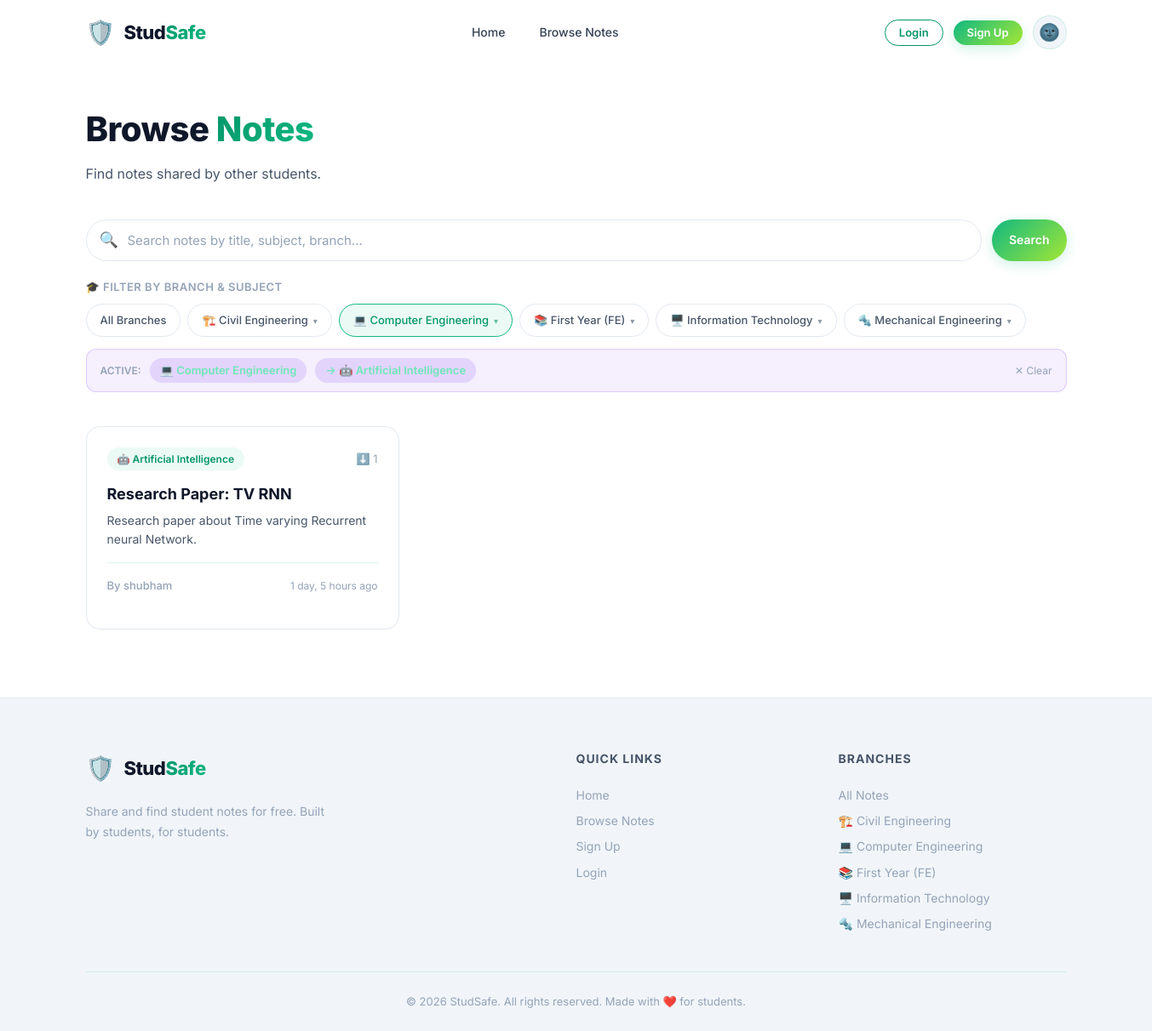
/browse/?branch=2&subject=24, run on the app's committed database.
### studapp/models.py (models this page shows, shortened)
class Branch(models.Model):
    name = models.CharField(max_length=150, unique=True)
    icon = models.CharField(max_length=50, default='🎓')
    created_at = models.DateTimeField(auto_now_add=True)
    class Meta:
        ordering = ['name']
        verbose_name_plural = 'Branches'

class Subject(models.Model):
    name = models.CharField(max_length=100)
    branch = models.ForeignKey(Branch, on_delete=models.CASCADE, related_name='subjects', null=True, blank=True)
    icon = models.CharField(max_length=50, default='📘')
    description = models.TextField(blank=True, default='')
    created_at = models.DateTimeField(auto_now_add=True)
    class Meta:
        ordering = ['branch__name', 'name']

class Note(models.Model):
    title = models.CharField(max_length=200)
    description = models.TextField(blank=True, default='')
    subject = models.ForeignKey(Subject, on_delete=models.CASCADE, related_name='notes')
    uploaded_by = models.ForeignKey(User, on_delete=models.CASCADE, related_name='notes')
    file = models.FileField(upload_to='notes/%Y/%m/%d/')
    created_at = models.DateTimeField(auto_now_add=True)
    updated_at = models.DateTimeField(auto_now=True)
    downloads = models.PositiveIntegerField(default=0)
    class Meta:
        ordering = ['-created_at']

### studapp/views.py (the view)
# urls.py: path('browse/', views.browse_notes, name='browse'),
def browse_notes(request):
    notes = Note.objects.select_related('subject', 'subject__branch', 'uploaded_by').prefetch_related('comments', 'comments__user').annotate(comment_count=Count('comments'))
    branches = Branch.objects.annotate(note_count=Count('subjects__notes'))
    subjects = Subject.objects.select_related('branch').annotate(note_count=Count('notes'))
    branch_id = request.GET.get('branch')
    subject_id = request.GET.get('subject')
    query = request.GET.get('q', '')
    if branch_id:
        notes = notes.filter(subject__branch_id=branch_id)
        subjects = subjects.filter(branch_id=branch_id)
    if subject_id:
        notes = notes.filter(subject_id=subject_id)
    if query:
        notes = notes.filter(
            Q(title__icontains=query) | Q(description__icontains=query) |
            Q(subject__name__icontains=query) | Q(subject__branch__name__icontains=query)
        )
    page_obj = Paginator(notes, 12).get_page(request.GET.get('page'))
    bookmarked_ids = []
    if request.user.is_authenticated:
        bookmarked_ids = list(Bookmark.objects.filter(user=request.user).values_list('note_id', flat=True))
    return render(request, 'browse.html', {
        'notes': page_obj,
        'page_obj': page_obj,
        'branches': branches,
        'subjects': subjects,
        'current_branch': branch_id,
        'current_subject': subject_id,
        'search_query': query,
        'bookmarked_ids': bookmarked_ids,
    })

### studapp/context_processors.py (called while the page is built)
def branches_context(request):
    return {'branches': Branch.objects.all()}

### studapp/templates/browse.html (shortened to what this page needs)
{% extends 'base.html' %}
{% block content %}
<section class="browse-section" id="browse-section">
    <div class="section-container">
        <div class="browse-header" id="browse-header">
            <div>
                <h1 class="page-title">Browse <span class="gradient-text">Notes</span></h1>
                <p class="page-subtitle">Find notes shared by other students.</p>
            </div>
        </div>
        <div class="browse-filters" id="browse-filters">
            <form method="get" class="search-form" id="search-form">
                <div class="search-input-wrap">
                    <span class="search-icon">🔍</span>
                    <input type="text" name="q" class="search-input"
                        placeholder="Search notes by title, subject, branch..." value="{{ search_query }}"
                        id="search-input">
                </div>
                <button type="submit" class="btn btn-primary" id="search-submit">Search</button>
            </form>
            <div class="filter-row" id="filter-row">
                <label class="filter-label">🎓 Filter by Branch & Subject</label>
                <div class="branch-filters" id="branch-filters">
                    <a href="{% url 'browse' %}{% if search_query %}?q={{ search_query }}{% endif %}"
                        class="filter-chip {% if not current_branch %}active{% endif %}" id="filter-branch-all">
                        All Branches
                    </a>
                    {% for branch in branches %}
                    <div class="branch-dropdown" id="branch-dropdown-{{ branch.id }}">
                        <a href="{% url 'browse' %}?branch={{ branch.id }}{% if search_query %}&q={{ search_query }}{% endif %}"
                            class="filter-chip branch-chip {% if current_branch == branch.id|stringformat:'d' %}active{% endif %}"
                            id="filter-branch-{{ branch.id }}">
                            {{ branch.icon }} {{ branch.name }}
                            <span class="chip-arrow">▾</span>
                        </a>
                    </div>
                    {% endfor %}
                </div>
            </div>
            {% if current_branch or current_subject %}
            <div class="active-filters">
                <span class="active-filter-label">Active:</span>
                {% for branch in branches %}
                {% if current_branch == branch.id|stringformat:'d' %}
                <span class="active-filter-tag">{{ branch.icon }} {{ branch.name }}</span>
                {% endif %}
                {% endfor %}
                {% if current_subject %}
                {% for subject in subjects %}
                {% if current_subject == subject.id|stringformat:'d' %}
                <span class="active-filter-tag">→ {{ subject.icon }} {{ subject.name }}</span>
                {% endif %}
                {% endfor %}
                {% endif %}
                <a href="{% url 'browse' %}{% if search_query %}?q={{ search_query }}{% endif %}"
                    class="clear-filters">✕ Clear</a>
            </div>
            {% endif %}
        </div>
        {% if notes %}
        <div class="notes-grid" id="notes-grid">
            {% for note in notes %}
            <div class="note-card note-card-clickable" id="note-{{ note.id }}"
                onclick="openNoteModal(this)"
                data-title="{{ note.title|escapejs }}"
                data-description="{{ note.description|escapejs }}"
                data-subject="{{ note.subject.icon }} {{ note.subject.name }}"
                data-branch="{{ note.subject.branch.name }}"
                data-author="{{ note.uploaded_by.first_name|default:note.uploaded_by.username }}"
                data-date="{{ note.created_at|timesince }} ago"
                data-downloads="{{ note.downloads }}"
                data-preview-url="{% url 'preview' note.id %}"
                data-download-url="{% url 'download' note.id %}"
                data-comment-count="{{ note.comment_count }}">
                <div class="note-card-header">
                    <span class="note-subject-badge">{{ note.subject.icon }} {{ note.subject.name }}</span>
                    <span class="note-downloads">⬇️ {{ note.downloads }}</span>
                </div>
                <h3 class="note-title">{{ note.title }}</h3>
                <p class="note-desc">{{ note.description|truncatewords:20 }}</p>
                <div class="note-card-footer">
                    <span class="note-author">By {{ note.uploaded_by.first_name }}</span>
                    <span class="note-date">{{ note.created_at|timesince }} ago</span>
                </div>
            </div>
            {% endfor %}
        </div>
        {% endif %}
    </div>
</section>
{% endblock %}

### studapp/templates/base.html (shortened to what this page needs)
{% load static %}
<!DOCTYPE html>
<html lang="en" data-theme="light">
<head>
    <link rel="stylesheet" href="{% static 'style.css' %}?v=3">
</head>
<body>
    <nav class="navbar" id="main-navbar">
        <div class="nav-container">
            <a href="{% url 'home' %}" class="nav-logo" id="nav-logo">
                <span class="logo-icon">🛡️</span>
                <span class="logo-text">Stud<span class="logo-accent">Safe</span></span>
            </a>
            <div class="nav-links" id="nav-links">
                <a href="{% url 'home' %}" class="nav-link" id="nav-home">Home</a>
                <a href="{% url 'browse' %}" class="nav-link" id="nav-browse">Browse Notes</a>
            </div>
            <div class="nav-actions" id="nav-actions">
                {% if user.is_authenticated %}
                <span class="nav-greeting">Hey, <strong>{{ user.first_name }}</strong> 👋</span>
                <a href="{% url 'logout' %}" class="btn btn-outline btn-sm" id="nav-logout">Logout</a>
                {% else %}
                <a href="{% url 'login' %}" class="btn btn-outline btn-sm" id="nav-login">Login</a>
                <a href="{% url 'signup' %}" class="btn btn-primary btn-sm" id="nav-signup">Sign Up</a>
                {% endif %}
                <button class="theme-toggle" id="theme-toggle" title="Switch theme">
                    <span class="theme-toggle-icon">🌚</span>
                </button>
            </div>
        </div>
    </nav>
    <main class="main-content" id="main-content">
        {% block content %}{% endblock %}
    </main>
    <footer class="footer" id="main-footer">
        <div class="footer-container">
            <div class="footer-grid">
                <div class="footer-brand">
                    <div class="footer-logo">
                        <span class="logo-icon">🛡️</span>
                        <span class="logo-text">Stud<span class="logo-accent">Safe</span></span>
                    </div>
                    <p class="footer-desc">Share and find student notes for free. Built by students, for students.</p>
                </div>
                <div class="footer-links-group">
                    <h4>Quick Links</h4>
                    <a href="{% url 'home' %}">Home</a>
                    <a href="{% url 'browse' %}">Browse Notes</a>
                    {% if user.is_authenticated %}
                    <a href="{% url 'upload' %}">Upload Notes</a>
                    <a href="{% url 'dashboard' %}">Dashboard</a>
                    {% else %}
                    <a href="{% url 'signup' %}">Sign Up</a>
                    <a href="{% url 'login' %}">Login</a>
                    {% endif %}
                </div>
                <div class="footer-links-group">
                    <h4>Branches</h4>
                    <a href="{% url 'browse' %}">All Notes</a>
                    {% for branch in branches %}
                    <a href="{% url 'browse' %}?branch={{ branch.id }}">{{ branch.icon }} {{ branch.name }}</a>
                    {% endfor %}
                </div>
            </div>
            <div class="footer-bottom">
                <p>&copy; 2026 StudSafe. All rights reserved. Made with ❤️ for students.</p>
            </div>
        </div>
    </footer>
</body>
</html>

### studapp/templates/browse.html (style rules this page uses)
.filter-row { margin-top: 16px; }
.filter-label { font-size: 13px; font-weight: 600; color: var(--text-muted); text-transform: uppercase; letter-spacing: 0.5px; margin-bottom: 10px; display: block; }
.branch-filters { display: flex; flex-wrap: wrap; gap: 8px; align-items: flex-start; }
.branch-dropdown { position: relative; display: inline-block; }
.branch-chip { display: inline-flex; align-items: center; gap: 6px; cursor: pointer; }
.chip-arrow { font-size: 10px; opacity: 0.6; transition: transform 0.2s ease; }
.active-filters { display: flex; align-items: center; gap: 10px; margin-top: 14px; padding: 10px 16px; background: rgba(124, 58, 237, 0.08); border: 1px solid rgba(124, 58, 237, 0.2); border-radius: var(--radius-md); flex-wrap: wrap; }
.active-filter-label { font-size: 12px; font-weight: 600; color: var(--text-muted); text-transform: uppercase; }
.active-filter-tag { font-size: 13px; font-weight: 600; color: var(--primary-300); background: rgba(124, 58, 237, 0.15); padding: 4px 12px; border-radius: 20px; }
.clear-filters { font-size: 12px; color: var(--text-muted); text-decoration: none; margin-left: auto; transition: color 0.15s ease; }
.note-card-clickable { cursor: pointer; transition: transform 0.2s ease, box-shadow 0.2s ease; }

### data on the page
Branch: icon "🏗️", name "Civil Engineering"
Branch: icon "💻", name "Computer Engineering"
Branch: icon "📚", name "First Year (FE)"
Branch: icon "🖥️", name "Information Technology"
Branch: icon "🔩", name "Mechanical Engineering"
Subject: icon "🤖", name "Artificial Intelligence"
Note: subject.icon "🤖", subject.name "Artificial Intelligence", downloads "1", title "Research Paper: TV RNN", description "Research paper about Time varying Recurrent neural Network.", uploaded_by.first_name "shubham", created_at "1 day, 5 hours"
